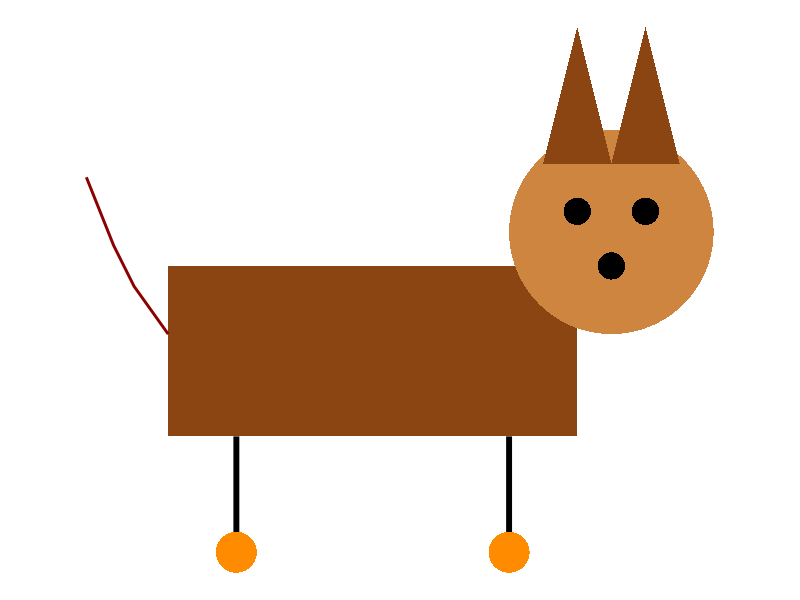
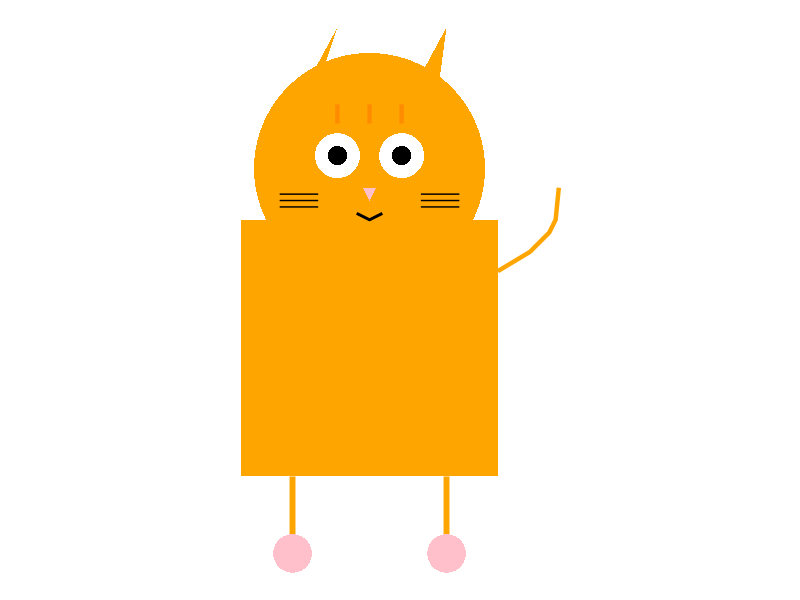

These figures' R source, in order:
## ---- chunk 1
# Load necessary libraries
library(tidyverse)
library(ggplot2)
## ---- chunk 2
#How to dog ruuuff

# Create a function to generate a circle, useful for head and eyes
generate_circle <- function(center = c(0, 0), radius = 1, npoints = 100){
  theta <- seq(0, 2 * pi, length.out = npoints)
  x <- center[1] + radius * cos(theta)
  y <- center[2] + radius * sin(theta)
  return(data.frame(x = x, y = y))
}

# Body of the dog
body <- data.frame(
  x = c(2, 8, 8, 2), 
  y = c(2.5, 2.5, 5, 5)
)

# Head - circle shape
head <- generate_circle(center = c(8.5, 5.5), radius = 1.5)

# Ears - triangles
left_ear <- data.frame(x = c(7.5, 8, 8.5), y = c(6.5, 8.5, 6.5))
right_ear <- data.frame(x = c(8.5, 9, 9.5), y = c(6.5, 8.5, 6.5))

# Eyes - smaller circles
left_eye <- generate_circle(center = c(8, 5.8), radius = 0.2)
right_eye <- generate_circle(center = c(9, 5.8), radius = 0.2)

# Nose - small circle
nose <- generate_circle(center = c(8.5, 5), radius = 0.2)

# Tail - a curve (approximated by multiple points)
tail <- data.frame(
  x = c(2, 1.5, 1.2, 1, 0.8), 
  y = c(4, 4.7, 5.3, 5.8, 6.3)
)

# Legs - line segments
left_leg <- data.frame(x = c(3, 3), y = c(2.5, 1))
right_leg <- data.frame(x = c(7, 7), y = c(2.5, 1))

# Paws - circles at the bottom of the legs
left_paw <- generate_circle(center = c(3, 0.8), radius = 0.3)
right_paw <- generate_circle(center = c(7, 0.8), radius = 0.3)

# Plot the dog
ggplot() +
  # Draw the body
  geom_polygon(data = body, aes(x = x, y = y), fill = "saddlebrown") +
  
  # Draw the head
  geom_polygon(data = head, aes(x = x, y = y), fill = "peru") +
  
  # Draw the ears
  geom_polygon(data = left_ear, aes(x = x, y = y), fill = "saddlebrown") +
  geom_polygon(data = right_ear, aes(x = x, y = y), fill = "saddlebrown") +
  
  # Draw the eyes
  geom_polygon(data = left_eye, aes(x = x, y = y), fill = "black") +
  geom_polygon(data = right_eye, aes(x = x, y = y), fill = "black") +
  
  # Draw the nose
  geom_polygon(data = nose, aes(x = x, y = y), fill = "black") +
  
  # Draw the legs
  geom_segment(aes(x = left_leg$x[1], y = left_leg$y[1], 
                   xend = left_leg$x[2], yend = left_leg$y[2]), size = 2) +
  geom_segment(aes(x = right_leg$x[1], y = right_leg$y[1], 
                   xend = right_leg$x[2], yend = right_leg$y[2]), size = 2) +
  
  # Draw the paws
  geom_polygon(data = left_paw, aes(x = x, y = y), fill = "darkorange") +
  geom_polygon(data = right_paw, aes(x = x, y = y), fill = "darkorange") +
  
  # Draw the tail
  geom_line(data = tail, aes(x = x, y = y), size = 1, color = "darkred") +
  
  # Theme and final adjustments
  coord_fixed() +  # Ensure fixed aspect ratio
  theme_void()     # Remove axes and background


## ---- chunk 3

# Function to generate a circle, useful for the head, eyes, nose, etc.
generate_circle <- function(center = c(0, 0), radius = 1, npoints = 100){
  theta <- seq(0, 2 * pi, length.out = npoints)
  x <- center[1] + radius * cos(theta)
  y <- center[2] + radius * sin(theta)
  return(data.frame(x = x, y = y))
}

# Body of the cat - large oval
body <- data.frame(
  x = c(3, 7, 7, 3), 
  y = c(2, 2, 6, 6)
)

# Head - a larger circle
head <- generate_circle(center = c(5, 6.8), radius = 1.8)

# Ears - triangular shapes
left_ear <- data.frame(x = c(3.8, 4.5, 4), y = c(7.7, 9, 7.5))
right_ear <- data.frame(x = c(5.5, 6.2, 6), y = c(7.7, 9, 7.5))

# Eyes - large ovals
left_eye <- generate_circle(center = c(4.5, 7), radius = 0.35)
right_eye <- generate_circle(center = c(5.5, 7), radius = 0.35)

# Pupils - smaller circles inside eyes
left_pupil <- generate_circle(center = c(4.5, 7), radius = 0.15)
right_pupil <- generate_circle(center = c(5.5, 7), radius = 0.15)

# Nose - small triangle
nose <- data.frame(x = c(4.9, 5.1, 5), y = c(6.5, 6.5, 6.3))

# Mouth - small curve
mouth <- data.frame(x = c(4.8, 5, 5.2), y = c(6.1, 6.0, 6.1))

# Whiskers - straight lines on both sides of the nose
left_whiskers <- data.frame(x = c(4.2, 4.2, 4.2), y = c(6.3, 6.4, 6.2))
right_whiskers <- data.frame(x = c(5.8, 5.8, 5.8), y = c(6.3, 6.4, 6.2))

# Stripes on the forehead - three short lines
stripes <- data.frame(
  x = c(4.5, 5, 5.5), 
  xend = c(4.5, 5, 5.5), 
  y = c(7.8, 7.8, 7.8), 
  yend = c(7.5, 7.5, 7.5)
)

# Tail - a curve (represented as points)
tail <- data.frame(
  x = c(7, 7.5, 7.8, 7.9, 7.95), 
  y = c(5.2, 5.5, 5.8, 6, 6.5)
)

# Legs - line segments for front and back legs
left_leg <- data.frame(x = c(3.8, 3.8), y = c(2, 1))
right_leg <- data.frame(x = c(6.2, 6.2), y = c(2, 1))

# Paws - circles for paws at the bottom of legs
left_paw <- generate_circle(center = c(3.8, 0.8), radius = 0.3)
right_paw <- generate_circle(center = c(6.2, 0.8), radius = 0.3)

# Plot the cat
ggplot() +
  # Draw the body
  geom_polygon(data = body, aes(x = x, y = y), fill = "orange") +
  
  # Draw the head
  geom_polygon(data = head, aes(x = x, y = y), fill = "orange") +
  
  # Draw the ears
  geom_polygon(data = left_ear, aes(x = x, y = y), fill = "orange") +
  geom_polygon(data = right_ear, aes(x = x, y = y), fill = "orange") +
  
  # Draw the eyes
  geom_polygon(data = left_eye, aes(x = x, y = y), fill = "white") +
  geom_polygon(data = right_eye, aes(x = x, y = y), fill = "white") +
  
  # Draw the pupils
  geom_polygon(data = left_pupil, aes(x = x, y = y), fill = "black") +
  geom_polygon(data = right_pupil, aes(x = x, y = y), fill = "black") +
  
  # Draw the nose
  geom_polygon(data = nose, aes(x = x, y = y), fill = "pink") +
  
  # Draw the mouth
  geom_line(data = mouth, aes(x = x, y = y), size = 1, color = "black") +
  
  # Draw the whiskers
  geom_segment(data = left_whiskers, aes(x = x, y = y, xend = x - 0.6, yend = y), color = "black") +
  geom_segment(data = right_whiskers, aes(x = x, y = y, xend = x + 0.6, yend = y), color = "black") +
  
  # Draw the stripes on the forehead
  geom_segment(data = stripes, aes(x = x, y = y, xend = xend, yend = yend), size = 1.5, color = "darkorange") +
  
  # Draw the tail
  geom_line(data = tail, aes(x = x, y = y), size = 1.5, color = "orange") +
  
  # Draw the legs
  geom_segment(aes(x = left_leg$x[1], y = left_leg$y[1], 
                   xend = left_leg$x[2], yend = left_leg$y[2]), size = 2, color = "orange") +
  geom_segment(aes(x = right_leg$x[1], y = right_leg$y[1], 
                   xend = right_leg$x[2], yend = right_leg$y[2]), size = 2, color = "orange") +
  
  # Draw the paws
  geom_polygon(data = left_paw, aes(x = x, y = y), fill = "pink") +
  geom_polygon(data = right_paw, aes(x = x, y = y), fill = "pink") +
  
  # Theme and final adjustments
  coord_fixed() +  # Ensure fixed aspect ratio
  theme_void()     # Remove axes and background

## ---- chunk 4
fire = 2+2
## ---- chunk 5
some_date <- 4
some_other_data <- 9

data_sum <- some_date + some_other_data
## ---- chunk 6
random_vector <- c(1,4,6,4,9,6,2,3,5)
## ---- chunk 7
print("Hej til tirsdagen, vær søde ved hinanden")
## ---- chunk 8

hey <- 1000 + 60

print(hey)
## ---- chunk 9
2+2
#er det lig 4!?
## ---- chunk 10
y <- 2+2 
#er det lig fire
print(y)
